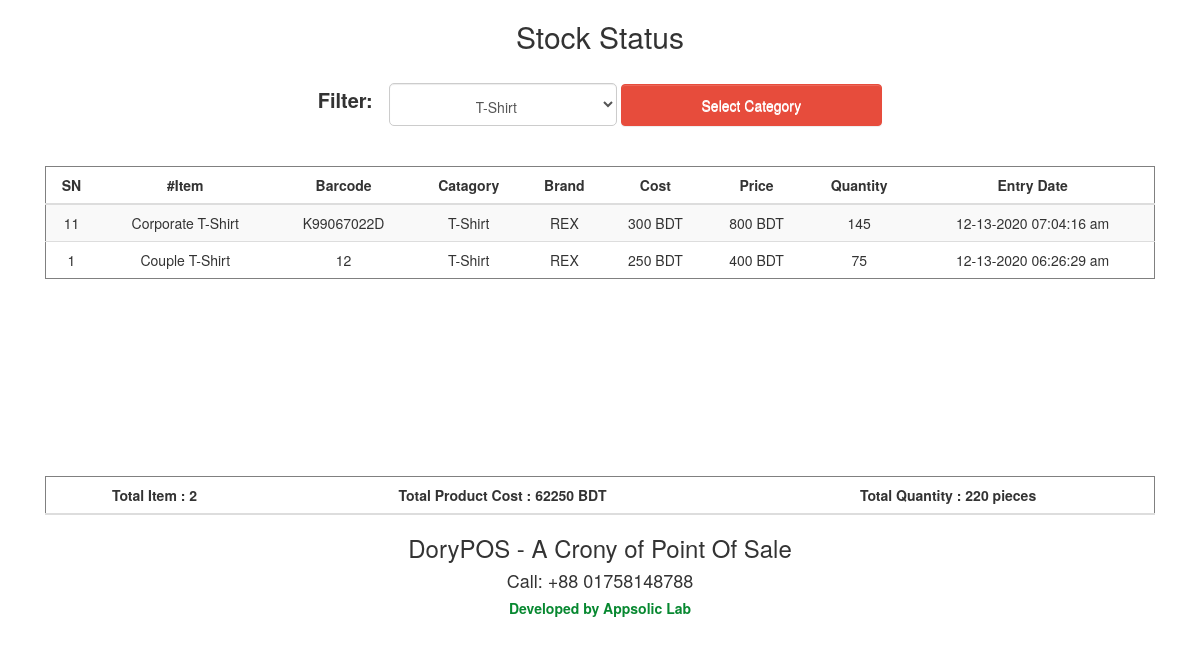
/stock.php (signed in), run on the app's committed database.
### tables this page shows
CREATE TABLE `dorypos_product` (
  `row_id` int(11) NOT NULL AUTO_INCREMENT,
  `name` varchar(255) NOT NULL,
  `barcode` varchar(255) NOT NULL,
  `cost` float NOT NULL,
  `price` float NOT NULL,
  `in_quantity` int(11) DEFAULT NULL,
  `quantity` int(11) NOT NULL,
  `category_id` int(11) NOT NULL,
  `brand_id` int(11) NOT NULL,
  `comment` varchar(255) DEFAULT NULL,
  `created_date` varchar(100) NOT NULL,
  PRIMARY KEY (`row_id`)
);

CREATE TABLE `dorypos_category` (
  `category_id` int(11) NOT NULL AUTO_INCREMENT,
  `category_title` varchar(100) NOT NULL,
  PRIMARY KEY (`category_id`)
);

CREATE TABLE `dorypos_brand` (
  `brand_id` int(11) NOT NULL AUTO_INCREMENT,
  `brand_title` varchar(100) NOT NULL,
  `brand_category` int(11) DEFAULT NULL,
  `brand_vendor` int(11) DEFAULT NULL,
  `brand_comment` varchar(255) DEFAULT NULL,
  PRIMARY KEY (`brand_id`)
);

### stock.php (the view, shortened to what this page needs)
<!DOCTYPE HTML>
<html lang="en-US" ng-app>
<?php
      require 'function.php';
      $db = connector_db();
 ?>
<head>
	<link rel="stylesheet" type="text/css" href="assets/css/bootstrap.css" media="all" />
	<link rel="stylesheet" type="text/css" href="assets/css/bootstrap-theme.css" media="all" />
	<link rel="stylesheet" type="text/css" href="assets/css/normalize.css" media="all" />
	<link rel="stylesheet" type="text/css" href="assets/css/font-awesome.css" media="all" />
</head>
<body>
      <div class="container text-center">
      	 <div class="delete-heading">
      	 	<h2>Stock Status</h2>
      	 </div>
						<div class="search">
							<form action="" method="post" class="form-inline">
							<div class="form-group">
								<label for="email">Filter:</label>
								<select name="category_" class="selectpicker form-control >
										<option value="NULL">Select Catagory</option>
										<?php
										$result = category_picker($db);
										if (mysqli_num_rows($result) > 0) {
											 while ($record = mysqli_fetch_assoc($result)) {
										?>
										<option value="<?php echo $record['category_id'] ?>"><?php echo $record['category_title'] ?></option>
										<?php
											 }
										}
										 ?>
								</select>
							</div>
							<button type="submit" class="btn btn-default searchbtn" name="category">Select Category</button>
							</form>
						</div>
      	 <div class="product-list">
      	 	<div class="product-table">
			   <div id="table-scroll">
      	 		<table class="table table-striped">
				    <thead>
				      <tr>
					  	<th>SN</th>
				        <th>#Item</th>
				        <th>Barcode</th>
				        <th>Catagory</th>
						<th>Brand</th>
						<th>Cost</th>
				        <th>Price</th>
				        <th>Quantity</th>
				        <th>Entry Date</th>
				      </tr>
				    </thead>
				    <tbody>
					<?php
					$total_quantity=0;
					$count=0;
					$total_cost=0;
					if(isset($_POST['category']) && isset($_POST['category_']) && $_POST['category_'] != NULL){
						$id =intval($_POST['category_']);
						$sql = "SELECT * FROM dorypos_product WHERE category_id={$id} ORDER BY row_id DESC";
					}else{
						$sql = "SELECT * FROM dorypos_product ORDER BY row_id DESC";
					}
							$result = mysqli_query($db, $sql);
							if(mysqli_num_rows($result) > 0){
								while($record = mysqli_fetch_assoc($result)){
									if($record['quantity'] > 0){
								?>
				      <tr>
					  	<td><?php echo $record['row_id']; ?></td>
				        <td><?php echo $record['name']; ?></td>
				        <td><?php echo $record['barcode']; ?></td>
				        <td><?php echo category_name($db,$record['category_id']); ?></td>
				        <td><?php echo brand_name($db,$record['brand_id']); ?></td>
				        <td><?php echo $record['cost']." BDT"; ?></td>
						<td><?php echo $record['price']." BDT"; ?></td>
						<td>
						<?php
						 echo $record['quantity'];
						 $count = $count +1;
						 $total_cost=$total_cost+ ($record['cost']*$record['quantity']);
						 $total_quantity = $total_quantity + $record['quantity'];
						 ?>
						 </td>
				        <td><?php echo $record['created_date']; ?></td>
					  </tr>
					  <?php
					  				}
							}
							}
							 ?>
				    </tbody>
				 </table>
			   </div>
			   <table class="table">
				    <thead>
				      <tr>
				        <th>Total Item : <?php echo $count.""; ?></th>
				        <th>Total Product Cost : <?php echo $total_cost." BDT"; ?></th>
						<th>Total Quantity : <?php echo $total_quantity." pieces"; ?></th>
				      </tr>
				    </thead>
				</table>
			   </div>
      	 </div>
      </div>
<div class="main text-center">
		<div class="container">
		<?php echo $iap; ?>
		</div>
</div>
</body>
</html>

### stock.php (style rules this page uses)
.container { width: 95%; }
.selectpicker { padding: 12px 82px; border-radius: 5px; }
.searchbtn { padding: 9px 50px; background: #e74c3c; color: #fff; border-color: #e74c3c; outline: none; }
.delete-heading h2 { color: #333; margin-top: 20px; margin-bottom: 30px; }
th { text-align: center; }
.table { border: 1px solid grey; }
.searchbtn { padding: 10px 80px; background: #e74c3c; outline: 0; }
.form-control { height: 43px; }
label { padding-right: 12px; font-size: 20px; }
#table-scroll { height: 310px; overflow: auto; margin-top: 40px; }
h1, .h1, h2, .h2, h3, .h3 { margin-top: 0px; margin-bottom: 10px; }

### data on the page
dorypos_product: row_id "11", name "Corporate T-Shirt", barcode "K99067022D", category.category_title "T-Shirt", brand.brand_title "REX", cost "300", price "800", quantity "145", created_date "12-13-2020 07:04:16 am"
dorypos_product: row_id "1", name "Couple T-Shirt", barcode "12", category.category_title "T-Shirt", brand.brand_title "REX", cost "250", price "400", quantity "75", created_date "12-13-2020 06:26:29 am"

### other printed values
$count "2"
$total_cost "62250"
$total_quantity "220"
form field category_ "T-Shirt"
